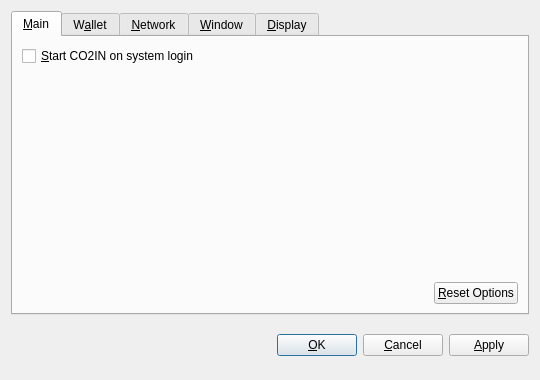
<?xml version="1.0" encoding="UTF-8"?>
<ui version="4.0">
 <class>OptionsDialog</class>
 <widget class="QDialog" name="OptionsDialog">
  <property name="geometry">
   <rect>
    <x>0</x>
    <y>0</y>
    <width>540</width>
    <height>380</height>
   </rect>
  </property>
  <property name="windowTitle">
   <string>Options</string>
  </property>
  <property name="modal">
   <bool>true</bool>
  </property>
  <layout class="QVBoxLayout" name="verticalLayout">
   <item>
    <widget class="QTabWidget" name="tabWidget">
     <property name="tabPosition">
      <enum>QTabWidget::North</enum>
     </property>
     <property name="currentIndex">
      <number>0</number>
     </property>
     <widget class="QWidget" name="tabMain">
      <attribute name="title">
       <string>&amp;Main</string>
      </attribute>
      <layout class="QVBoxLayout" name="verticalLayout_Main">
       <item>
        <widget class="QCheckBox" name="bitcoinAtStartup">
         <property name="toolTip">
          <string>Automatically start CO2IN after logging in to the system.</string>
         </property>
         <property name="text">
          <string>&amp;Start CO2IN on system login</string>
         </property>
        </widget>
       </item>
       <item>
        <spacer name="verticalSpacer_Main">
         <property name="orientation">
          <enum>Qt::Vertical</enum>
         </property>
         <property name="sizeHint" stdset="0">
          <size>
           <width>20</width>
           <height>40</height>
          </size>
         </property>
        </spacer>
       </item>
       <item>
        <layout class="QHBoxLayout" name="horizontalLayout_2_Main">
         <item>
          <spacer name="horizontalSpacer_2_Main">
           <property name="orientation">
            <enum>Qt::Horizontal</enum>
           </property>
           <property name="sizeHint" stdset="0">
            <size>
             <width>40</width>
             <height>20</height>
            </size>
           </property>
          </spacer>
         </item>
         <item>
          <widget class="QPushButton" name="resetButton">
           <property name="toolTip">
            <string>Reset all client options to default.</string>
           </property>
           <property name="text">
            <string>&amp;Reset Options</string>
           </property>
           <property name="autoDefault">
            <bool>false</bool>
           </property>
          </widget>
         </item>
        </layout>
       </item>
      </layout>
     </widget>
     <widget class="QWidget" name="tabWallet">
      <attribute name="title">
       <string>W&amp;allet</string>
      </attribute>
      <layout class="QVBoxLayout" name="verticalLayout_Network">
       <item>
        <widget class="QLabel" name="transactionFeeInfoLabel">
         <property name="text">
          <string>Optional transaction fee per kB that helps make sure your transactions are processed quickly. Most transactions are 1 kB.</string>
         </property>
         <property name="textFormat">
          <enum>Qt::PlainText</enum>
         </property>
         <property name="wordWrap">
          <bool>true</bool>
         </property>
        </widget>
       </item>
       <item>
        <layout class="QHBoxLayout" name="horizontalLayout_1_Main">
         <item>
          <widget class="QLabel" name="transactionFeeLabel">
           <property name="text">
            <string>Pay transaction &amp;fee</string>
           </property>
           <property name="textFormat">
            <enum>Qt::PlainText</enum>
           </property>
           <property name="buddy">
            <cstring>transactionFee</cstring>
           </property>
          </widget>
         </item>
         <item>
          <widget class="BitcoinAmountField" name="transactionFee"/>
         </item>
         <item>
          <spacer name="horizontalSpacer_1_Main">
           <property name="orientation">
            <enum>Qt::Horizontal</enum>
           </property>
           <property name="sizeHint" stdset="0">
            <size>
             <width>40</width>
             <height>20</height>
            </size>
           </property>
          </spacer>
         </item>
        </layout>
       </item>
       <item>
        <widget class="QLabel" name="label">
         <property name="text">
          <string>If you disable the spending of unconfirmed change, the change from a transaction cannot be used until that transaction has at least one confirmation. This also affects how your balance is computed.</string>
         </property>
         <property name="wordWrap">
          <bool>true</bool>
         </property>
        </widget>
       </item>
       <item>
        <widget class="QCheckBox" name="spendZeroConfChange">
         <property name="text">
          <string>Spend unconfirmed change  (experts only)</string>
         </property>
        </widget>
       </item>
       <item>
        <spacer name="verticalSpacer">
         <property name="orientation">
          <enum>Qt::Vertical</enum>
         </property>
         <property name="sizeHint" stdset="0">
          <size>
           <width>20</width>
           <height>40</height>
          </size>
         </property>
        </spacer>
       </item>
      </layout>
     </widget>
     <widget class="QWidget" name="tabNetwork">
      <attribute name="title">
       <string>&amp;Network</string>
      </attribute>
      <layout class="QVBoxLayout" name="verticalLayout_Network">
       <item>
        <widget class="QCheckBox" name="mapPortUpnp">
         <property name="toolTip">
          <string>Automatically open the CO2IN client port on the router. This only works when your router supports UPnP and it is enabled.</string>
         </property>
         <property name="text">
          <string>Map port using &amp;UPnP</string>
         </property>
        </widget>
       </item>
       <item>
        <widget class="QCheckBox" name="connectSocks">
         <property name="toolTip">
          <string>Connect to the CO2IN network through a SOCKS proxy (e.g. when connecting through Tor).</string>
         </property>
         <property name="text">
          <string>&amp;Connect through SOCKS proxy:</string>
         </property>
        </widget>
       </item>
       <item>
        <layout class="QHBoxLayout" name="horizontalLayout_Network">
         <item>
          <widget class="QLabel" name="proxyIpLabel">
           <property name="text">
            <string>Proxy &amp;IP:</string>
           </property>
           <property name="textFormat">
            <enum>Qt::PlainText</enum>
           </property>
           <property name="buddy">
            <cstring>proxyIp</cstring>
           </property>
          </widget>
         </item>
         <item>
          <widget class="QValidatedLineEdit" name="proxyIp">
           <property name="maximumSize">
            <size>
             <width>140</width>
             <height>16777215</height>
            </size>
           </property>
           <property name="toolTip">
            <string>IP address of the proxy (e.g. 127.0.0.1)</string>
           </property>
          </widget>
         </item>
         <item>
          <widget class="QLabel" name="proxyPortLabel">
           <property name="text">
            <string>&amp;Port:</string>
           </property>
           <property name="textFormat">
            <enum>Qt::PlainText</enum>
           </property>
           <property name="buddy">
            <cstring>proxyPort</cstring>
           </property>
          </widget>
         </item>
         <item>
          <widget class="QLineEdit" name="proxyPort">
           <property name="maximumSize">
            <size>
             <width>55</width>
             <height>16777215</height>
            </size>
           </property>
           <property name="toolTip">
            <string>Port of the proxy (e.g. 9050)</string>
           </property>
          </widget>
         </item>
         <item>
          <widget class="QLabel" name="socksVersionLabel">
           <property name="text">
            <string>SOCKS &amp;Version:</string>
           </property>
           <property name="textFormat">
            <enum>Qt::PlainText</enum>
           </property>
           <property name="buddy">
            <cstring>socksVersion</cstring>
           </property>
          </widget>
         </item>
         <item>
          <widget class="QValueComboBox" name="socksVersion">
           <property name="toolTip">
            <string>SOCKS version of the proxy (e.g. 5)</string>
           </property>
          </widget>
         </item>
         <item>
          <spacer name="horizontalSpacer_Network">
           <property name="orientation">
            <enum>Qt::Horizontal</enum>
           </property>
           <property name="sizeHint" stdset="0">
            <size>
             <width>40</width>
             <height>20</height>
            </size>
           </property>
          </spacer>
         </item>
        </layout>
       </item>
       <item>
        <spacer name="verticalSpacer_Network">
         <property name="orientation">
          <enum>Qt::Vertical</enum>
         </property>
         <property name="sizeHint" stdset="0">
          <size>
           <width>20</width>
           <height>40</height>
          </size>
         </property>
        </spacer>
       </item>
      </layout>
     </widget>
     <widget class="QWidget" name="tabWindow">
      <attribute name="title">
       <string>&amp;Window</string>
      </attribute>
      <layout class="QVBoxLayout" name="verticalLayout_Window">
       <item>
        <widget class="QCheckBox" name="minimizeToTray">
         <property name="toolTip">
          <string>Show only a tray icon after minimizing the window.</string>
         </property>
         <property name="text">
          <string>&amp;Minimize to the tray instead of the taskbar</string>
         </property>
        </widget>
       </item>
       <item>
        <widget class="QCheckBox" name="minimizeOnClose">
         <property name="toolTip">
          <string>Minimize instead of exit the application when the window is closed. When this option is enabled, the application will be closed only after selecting Quit in the menu.</string>
         </property>
         <property name="text">
          <string>M&amp;inimize on close</string>
         </property>
        </widget>
       </item>
       <item>
        <spacer name="verticalSpacer_Window">
         <property name="orientation">
          <enum>Qt::Vertical</enum>
         </property>
         <property name="sizeHint" stdset="0">
          <size>
           <width>20</width>
           <height>40</height>
          </size>
         </property>
        </spacer>
       </item>
      </layout>
     </widget>
     <widget class="QWidget" name="tabDisplay">
      <attribute name="title">
       <string>&amp;Display</string>
      </attribute>
      <layout class="QVBoxLayout" name="verticalLayout_Display">
       <item>
        <layout class="QHBoxLayout" name="horizontalLayout_1_Display">
         <item>
          <widget class="QLabel" name="langLabel">
           <property name="text">
            <string>User Interface &amp;language:</string>
           </property>
           <property name="textFormat">
            <enum>Qt::PlainText</enum>
           </property>
           <property name="buddy">
            <cstring>lang</cstring>
           </property>
          </widget>
         </item>
         <item>
          <widget class="QValueComboBox" name="lang">
           <property name="toolTip">
            <string>The user interface language can be set here. This setting will take effect after restarting CO2IN.</string>
           </property>
          </widget>
         </item>
        </layout>
       </item>
       <item>
        <layout class="QHBoxLayout" name="horizontalLayout_2_Display">
         <item>
          <widget class="QLabel" name="unitLabel">
           <property name="text">
            <string>&amp;Unit to show amounts in:</string>
           </property>
           <property name="textFormat">
            <enum>Qt::PlainText</enum>
           </property>
           <property name="buddy">
            <cstring>unit</cstring>
           </property>
          </widget>
         </item>
         <item>
          <widget class="QValueComboBox" name="unit">
           <property name="toolTip">
            <string>Choose the default subdivision unit to show in the interface and when sending coins.</string>
           </property>
          </widget>
         </item>
        </layout>
       </item>
       <item>
        <widget class="QCheckBox" name="displayAddresses">
         <property name="toolTip">
          <string>Whether to show CO2IN addresses in the transaction list or not.</string>
         </property>
         <property name="text">
          <string>&amp;Display addresses in transaction list</string>
         </property>
        </widget>
       </item>
       <item>
        <widget class="QCheckBox" name="coinControlFeatures">
         <property name="toolTip">
          <string>Whether to show coin control features or not.</string>
         </property>
         <property name="text">
          <string>Display coin &amp;control features (experts only!)</string>
         </property>
        </widget>
       </item>
       <item>
        <spacer name="verticalSpacer_Display">
         <property name="orientation">
          <enum>Qt::Vertical</enum>
         </property>
         <property name="sizeHint" stdset="0">
          <size>
           <width>20</width>
           <height>40</height>
          </size>
         </property>
        </spacer>
       </item>
      </layout>
     </widget>
    </widget>
   </item>
   <item>
    <layout class="QHBoxLayout" name="horizontalLayout_Buttons">
     <item>
      <spacer name="horizontalSpacer_1">
       <property name="orientation">
        <enum>Qt::Horizontal</enum>
       </property>
       <property name="sizeHint" stdset="0">
        <size>
         <width>40</width>
         <height>48</height>
        </size>
       </property>
      </spacer>
     </item>
     <item>
      <widget class="QLabel" name="statusLabel">
       <property name="font">
        <font>
         <weight>75</weight>
         <bold>true</bold>
        </font>
       </property>
       <property name="text">
        <string/>
       </property>
       <property name="textFormat">
        <enum>Qt::PlainText</enum>
       </property>
       <property name="wordWrap">
        <bool>true</bool>
       </property>
      </widget>
     </item>
     <item>
      <spacer name="horizontalSpacer_2">
       <property name="orientation">
        <enum>Qt::Horizontal</enum>
       </property>
       <property name="sizeHint" stdset="0">
        <size>
         <width>40</width>
         <height>48</height>
        </size>
       </property>
      </spacer>
     </item>
     <item>
      <widget class="QPushButton" name="okButton">
       <property name="text">
        <string>&amp;OK</string>
       </property>
      </widget>
     </item>
     <item>
      <widget class="QPushButton" name="cancelButton">
       <property name="text">
        <string>&amp;Cancel</string>
       </property>
       <property name="autoDefault">
        <bool>false</bool>
       </property>
      </widget>
     </item>
     <item>
      <widget class="QPushButton" name="applyButton">
       <property name="text">
        <string>&amp;Apply</string>
       </property>
       <property name="autoDefault">
        <bool>false</bool>
       </property>
      </widget>
     </item>
    </layout>
   </item>
  </layout>
 </widget>
 <customwidgets>
  <customwidget>
   <class>BitcoinAmountField</class>
   <extends>QSpinBox</extends>
   <header>bitcoinamountfield.h</header>
  </customwidget>
  <customwidget>
   <class>QValueComboBox</class>
   <extends>QComboBox</extends>
   <header>qvaluecombobox.h</header>
  </customwidget>
  <customwidget>
   <class>QValidatedLineEdit</class>
   <extends>QLineEdit</extends>
   <header>qvalidatedlineedit.h</header>
  </customwidget>
 </customwidgets>
 <resources/>
 <connections/>
</ui>
